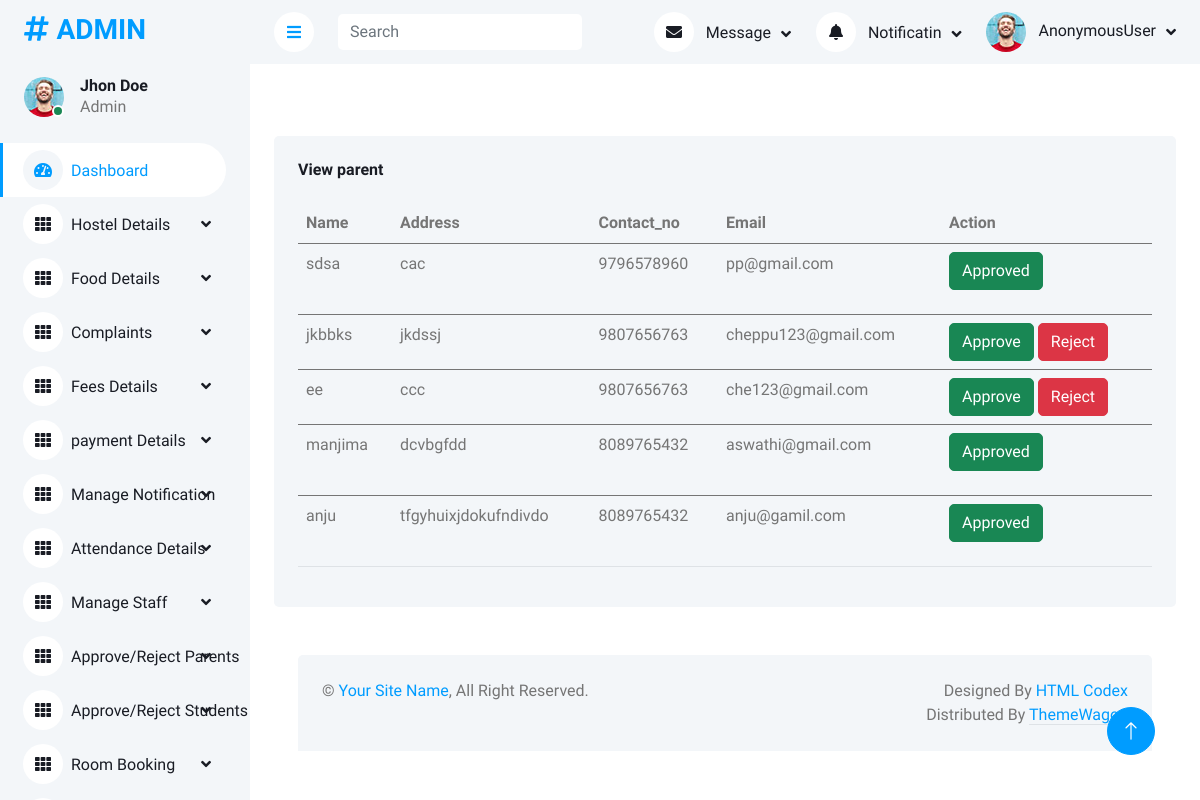
The page /viewparent on the database as committed earlier.
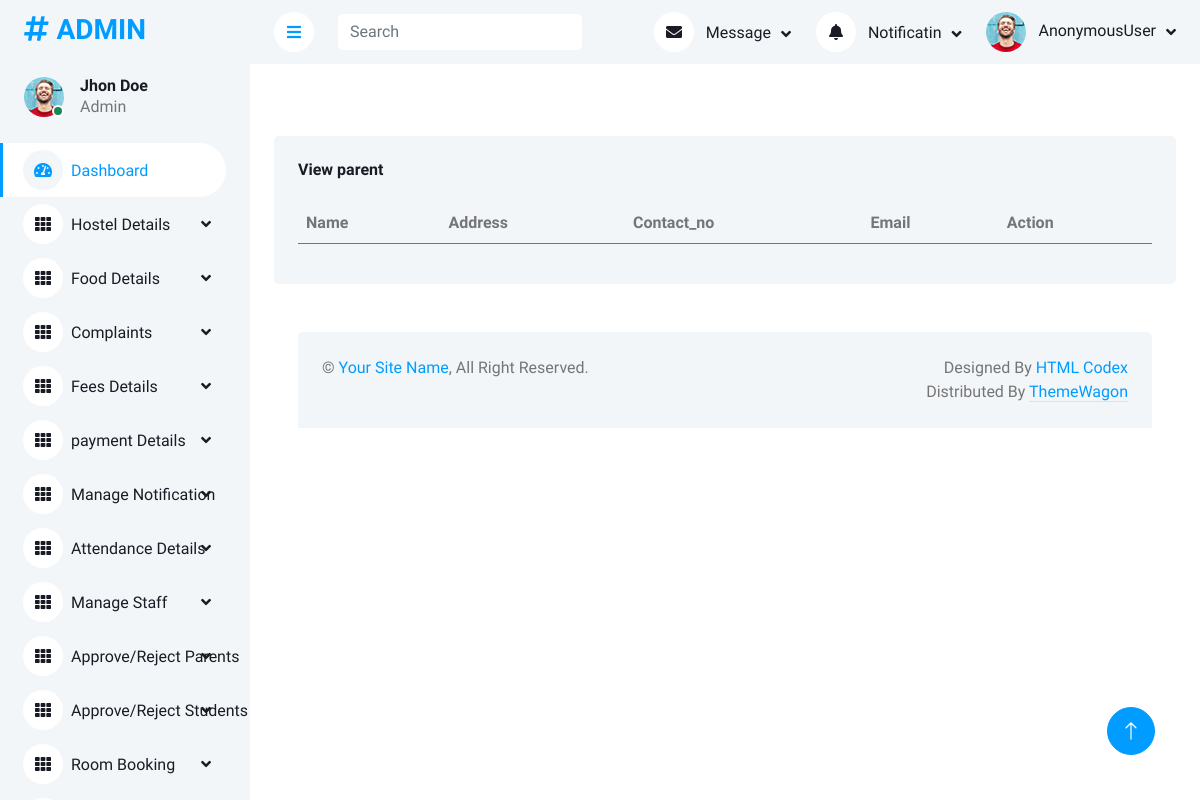
The same page on the database as committed later.
### app/models.py (models this page shows)
class Parent(models.Model):
    user = models.OneToOneField(Login, on_delete=models.CASCADE, primary_key=True, related_name='parent')
    role = models.CharField(max_length=100)
    name = models.CharField(max_length=40)
    address = models.TextField()
    child_name = models.CharField(max_length=50)
    contact_no = models.IntegerField()
    email = models.EmailField()
    approval_status = models.BooleanField(default=0)
    seen = models.BooleanField(default=False)

### app/adminviews.py (the view)
def view_parent(request):
    data = Parent.objects.all()
    return render(request, 'admin_temp/view_parent.html', {'data': data})

### templates/admin_temp/view_parent.html
<!DOCTYPE html>
{% extends 'admin_temp/admin_home.html' %}
{% block content %}
{% load static %}
<div class="col-12">
    <div class="bg-light rounded h-100 p-4">
        <h6 class="mb-4">View parent</h6>
        <div class="table-responsive">
            <table class="table">
                <thead>
                <tr>
                    <th scope="col">Name</th>
                    <th scope="col">Address</th>
                    <th scope="col">Contact_no</th>
                    <th scope="col">Email</th>
                    <th scope="col">Action</th>
                </tr>
                </thead>
                <tbody>
                {% for i in data %}
                <tr>
                    <td>{{i.name}}</td>
                    <td>{{i.address}}</td>
                    <td>{{i.contact_no}}</td>
                    <td>{{i.email}}</td>
                     <td>
                {% if i.approval_status == 0 %}
                <a href="{% url 'approve_parent' i.user_id %}"><button class="btn btn-success">Approve</button> </a>
                    <a href="{% url 'reject_parent' i.user_id %}"><button class="btn btn-danger">Reject</button> </a>
                {% elif i.approval_status == True %}
                    <p class="btn btn-success">Approved</p>
                {% else %}
                    <p class="btn btn-danger">Rejected</p>
                {% endif %}
                </td>
                </tr>
                </tbody>
                {% endfor %}
            </table>
        </div>
{% endblock %}

Rows that differ between the two databases and show on the page:
removed Parent: name "sdsa", address "cac", contact_no "9796578960", email "pp@gmail.com", approval_status "Approved"
removed Parent: name "jkbbks", address "jkdssj", contact_no "9807656763", email "cheppu123@gmail.com", approval_status "Approve"
removed Parent: name "ee", address "ccc", contact_no "9807656763", email "che123@gmail.com", approval_status "Approve"
removed Parent: name "manjima", address "dcvbgfdd", contact_no "8089765432", email "aswathi@gmail.com", approval_status "Approved"
removed Parent: name "anju", address "tfgyhuixjdokufndivdo", contact_no "8089765432", email "anju@gamil.com", approval_status "Approved"
